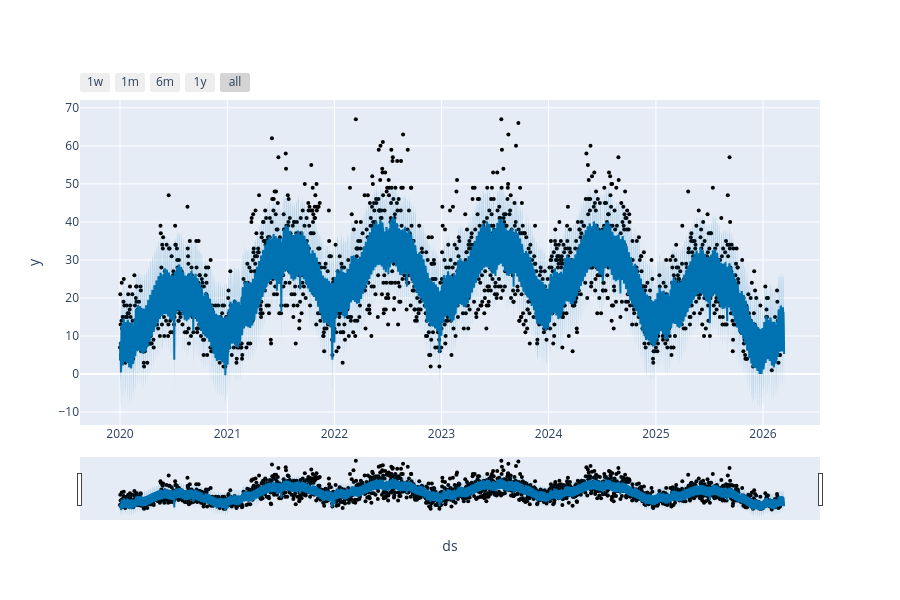
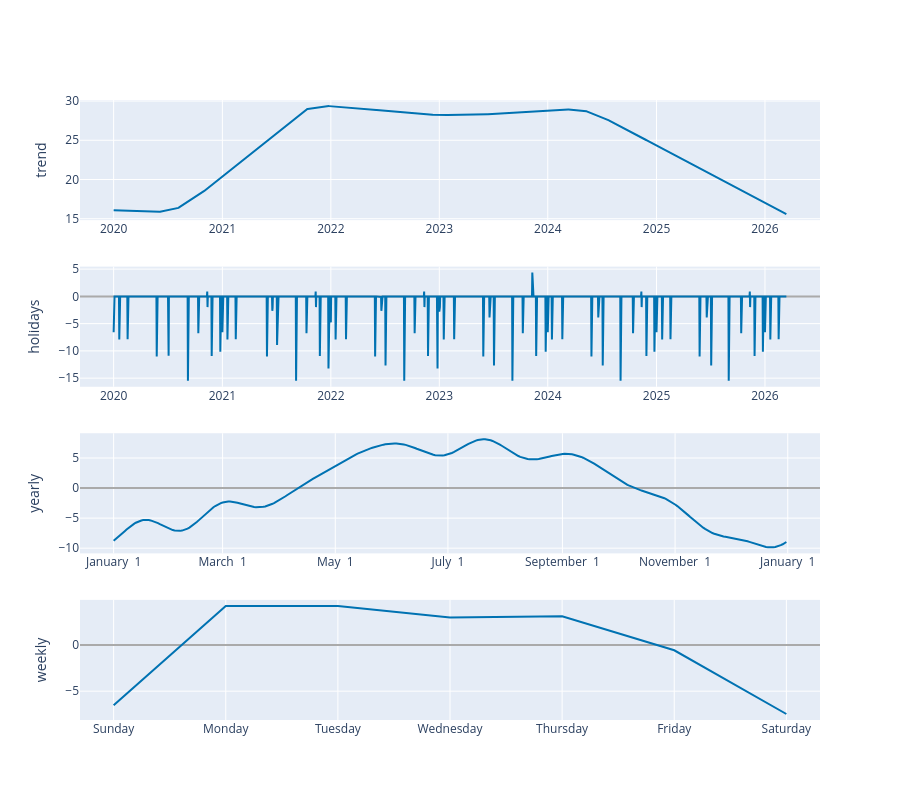

Here is the notebook cell these charts were saved with, in order:
### Markdown cell above
## Plots and Evaluation of the Model

### Code cell
fig1 = plot_plotly(m, forecast)
fig1.show()

fig2 = plot_components_plotly(m, forecast)
fig2.show()

### Figure 1 — Plotly figure (JSON) as saved in the notebook; plotly's stock layout.template omitted (floating-point values rounded to 4 significant figures; data arrays with more than 128 entries replaced by an {"elided": "..."} marker saying what was removed)
{"data": [{"marker": {"color": "black", "size": 4}, "mode": "markers", "name": "Actual", "type": "scatter", "x": {"elided": "2250 str values"}, "y": {"elided": "2250 int values"}}, {"hoverinfo": "skip", "line": {"width": 0}, "mode": "lines", "type": "scatter", "x": {"elided": "2264 str values"}, "y": {"elided": "2264 float values"}}, {"fill": "tonexty", "fillcolor": "rgba(0, 114, 178, 0.2)", "line": {"color": "#0072B2", "width": 2}, "mode": "lines", "name": "Predicted", "type": "scatter", "x": {"elided": "2264 str values"}, "y": {"elided": "2264 float values"}}, {"fill": "tonexty", "fillcolor": "rgba(0, 114, 178, 0.2)", "hoverinfo": "skip", "line": {"width": 0}, "mode": "lines", "type": "scatter", "x": {"elided": "2264 str values"}, "y": {"elided": "2264 float values"}}], "layout": {"height": 600, "showlegend": false, "width": 900, "xaxis": {"rangeselector": {"buttons": [{"count": 7, "label": "1w", "step": "day", "stepmode": "backward"}, {"count": 1, "label": "1m", "step": "month", "stepmode": "backward"}, {"count": 6, "label": "6m", "step": "month", "stepmode": "backward"}, {"count": 1, "label": "1y", "step": "year", "stepmode": "backward"}, {"step": "all"}]}, "rangeslider": {"visible": true}, "title": {"text": "ds"}, "type": "date"}, "yaxis": {"title": {"text": "y"}}}}

### Figure 2 — Plotly figure (JSON) as saved in the notebook; plotly's stock layout.template omitted (floating-point values rounded to 4 significant figures; data arrays with more than 128 entries replaced by an {"elided": "..."} marker saying what was removed)
{"data": [{"line": {"color": "#0072B2", "width": 2}, "mode": "lines", "name": "trend", "type": "scatter", "x": {"elided": "2264 str values"}, "xaxis": "x", "y": {"elided": "2264 float values"}, "yaxis": "y"}, {"line": {"color": "#0072B2", "width": 2}, "mode": "lines", "name": "holidays", "text": {"elided": "2264 str values"}, "type": "scatter", "x": {"elided": "2264 str values"}, "xaxis": "x2", "y": {"elided": "2264 float values"}, "yaxis": "y2"}, {"line": {"color": "#0072B2", "width": 2}, "mode": "lines", "name": "yearly", "type": "scatter", "x": {"elided": "365 str values"}, "xaxis": "x3", "y": {"elided": "365 float values"}, "yaxis": "y3"}, {"line": {"color": "#0072B2", "width": 2}, "mode": "lines", "name": "weekly", "type": "scatter", "x": ["2017-01-01T00:00:00", "2017-01-02T00:00:00", "2017-01-03T00:00:00", "2017-01-04T00:00:00", "2017-01-05T00:00:00", "2017-01-06T00:00:00", "2017-01-07T00:00:00"], "xaxis": "x4", "y": [-6.522, 4.237, 4.228, 2.993, 3.101, -0.5683, -7.469], "yaxis": "y4"}], "layout": {"height": 800, "showlegend": false, "width": 900, "xaxis": {"anchor": "y", "domain": [0, 1], "range": ["2019-09-09T19:12:00", "2026-07-05T04:48:00"], "type": "date"}, "xaxis2": {"anchor": "y2", "domain": [0, 1], "range": ["2019-09-09T19:12:00", "2026-07-05T04:48:00"], "type": "date"}, "xaxis3": {"anchor": "y3", "domain": [0, 1], "range": ["2016-12-13T18:54:02.958904", "2018-01-18T11:04:57.863013"], "tickformat": "%B %e", "type": "date"}, "xaxis4": {"anchor": "y4", "domain": [0, 1], "range": ["2016-12-31T16:48:00", "2017-01-07T07:12:00"], "tickformat": "%A", "type": "date"}, "yaxis": {"anchor": "x", "domain": [0.8063, 1], "rangemode": "normal", "title": {"text": "trend"}, "zerolinecolor": "#AAA"}, "yaxis2": {"anchor": "x2", "domain": [0.5375, 0.7312], "rangemode": "tozero", "title": {"text": "holidays"}, "zerolinecolor": "#AAA"}, "yaxis3": {"anchor": "x3", "domain": [0.2687, 0.4625], "title": {"text": "yearly"}, "zerolinecolor": "#AAA"}, "yaxis4": {"anchor": "x4", "domain": [0, 0.1938], "title": {"text": "weekly"}, "zerolinecolor": "#AAA"}}}
